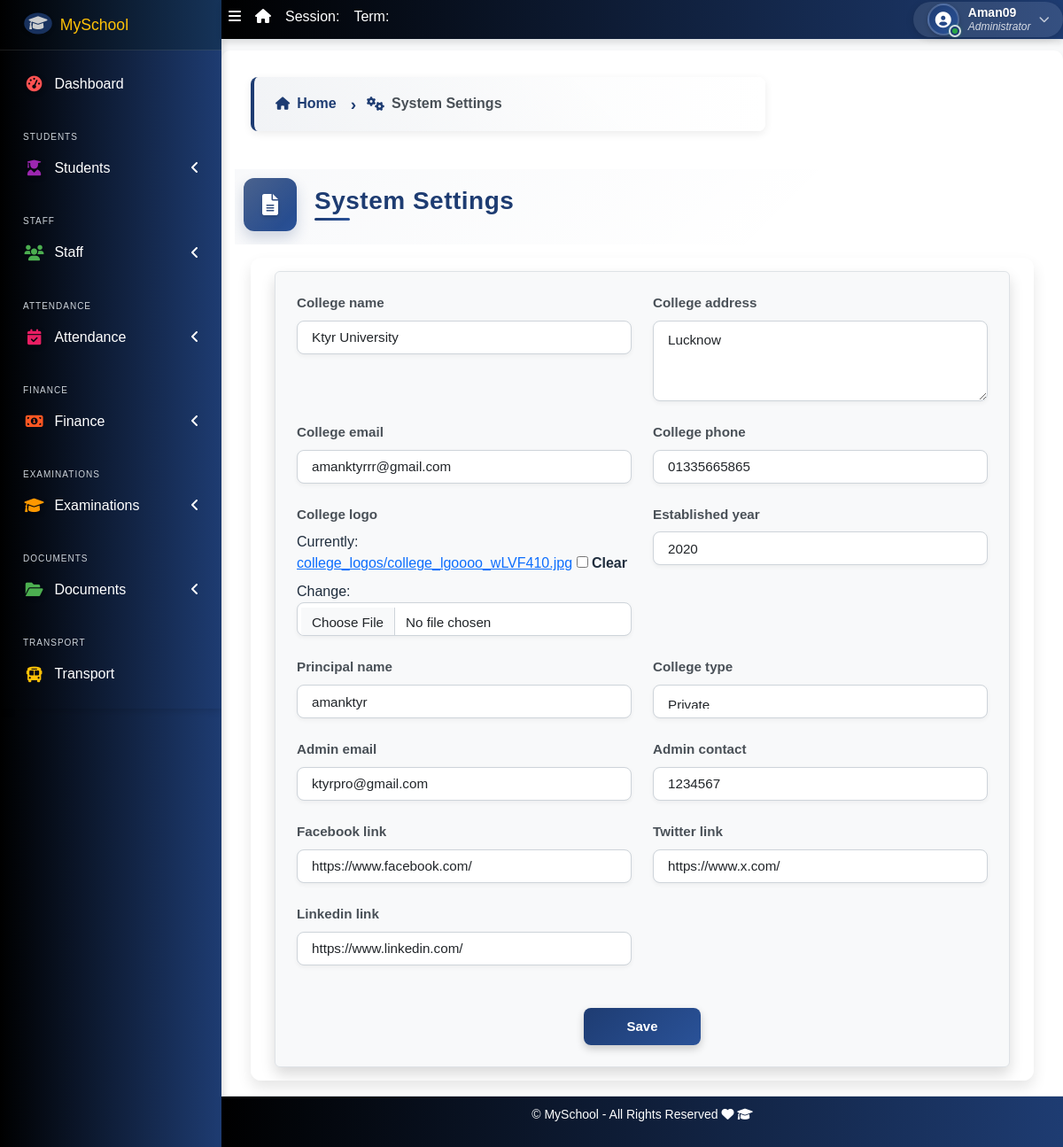
Page /dashboard/site-config (signed in) on the committed database.
### apps/corecode/models.py (models this page shows, shortened)
class CollegeProfile(models.Model):
    college_name = models.CharField(max_length=255)
    college_address = models.TextField()
    college_email = models.EmailField()
    college_phone = models.CharField(max_length=15)
    college_logo = models.ImageField(upload_to='college_logos/', blank=True, null=True)
    established_year = models.PositiveIntegerField()
    principal_name = models.CharField(max_length=255)
    college_type = models.CharField(max_length=50, choices=[
        ('Government', 'Government'),
        ('Private', 'Private'),
        ('Semi-Government', 'Semi-Government'),
    ])
    admin_email = models.EmailField()
    admin_contact = models.CharField(max_length=15)
    facebook_link = models.URLField(blank=True, null=True)
    twitter_link = models.URLField(blank=True, null=True)
    linkedin_link = models.URLField(blank=True, null=True)

### apps/corecode/views.py (the view)
# urls.py: path("site-config", views.site_config_view, name="configs"),  # Corrected view
@login_required
@admin_required
def site_config_view(request):
    profile = CollegeProfile.objects.first()
    if request.method == 'POST':
        form = CollegeProfileForm(request.POST, request.FILES, instance=profile)
        if form.is_valid():
            form.save()
            return redirect('college_profile')
    else:
        form = CollegeProfileForm(instance=profile)
    return render(request, 'corecode/siteconfig.html', {'form': form, 'title': 'Site Configuration'})

### apps/corecode/forms.py
class CollegeProfileForm(forms.ModelForm):
    class Meta:
        model = CollegeProfile
        fields = [
            'college_name', 'college_address', 'college_email', 'college_phone',
            'college_logo', 'established_year', 'principal_name', 'college_type',
            'admin_email', 'admin_contact', 'facebook_link', 'twitter_link', 'linkedin_link'
        ]
        widgets = {
            'college_address': forms.Textarea(attrs={'rows': 3}),
        }

### apps/corecode/views.py (called while the page is built)
def admin_required(view_func):
    @wraps(view_func)
    def _wrapped_view(request, *args, **kwargs):
        if not request.user.is_superuser:
            messages.error(request, "Access denied. Only administrators can access this page.")
            return render(request, '403.html', status=403)
        return view_func(request, *args, **kwargs)
    return _wrapped_view

### apps/corecode/templates/corecode/siteconfig.html (shortened to what this page needs)
{% extends 'base.html' %}
{% load widget_tweaks %}
{% block breadcrumb-left %}
<div class="breadcrumb-container">
  <nav aria-label="breadcrumb">
    <ol class="breadcrumb breadcrumb-chevron">
      <li class="breadcrumb-item">
        <a href="{% url 'home' %}" class="text-decoration-none fw-bold">
          <i class="fas fa-home"></i> Home
        </a>
      </li>
      <li class="breadcrumb-item active" aria-current="page">
        <i class="fas fa-cogs"></i> System Settings
      </li>
    </ol>
  </nav>
</div>
{% endblock breadcrumb-left %}
{% block title %}System Settings{% endblock title %}
{% block content %}
<div class="container ">
  <form method="POST" enctype="multipart/form-data" class="p-4 border rounded bg-light shadow" id="siteConfigForm">
    <div class="row">
      {% for field in form %}
        <div class="col-md-6 mb-3">
          <label class="form-label font-weight-bold">{{ field.label }}</label>
          {{ field|add_class:"form-control" }}
        </div>
      {% endfor %}
    </div>
    <div class="text-center mt-4">
      <button type="submit" class="btn btn-primary px-5">Save</button>
    </div>
  </form>
</div>
{% endblock content %}

### templates/base.html (shortened to what this page needs)
{% load static %}
<!DOCTYPE html>
<html lang="en">
<head>
  <link rel="stylesheet" href="{% static 'dist/css/preload.css' %}">
  <link rel="stylesheet" href="{% static 'plugins/fontawesome-free/css/all.min.css' %}">
  <link rel="stylesheet" href="{% static 'plugins/toastr/toastr.min.css' %}">
<link rel="stylesheet" href="https://cdn.jsdelivr.net/npm/bootstrap-icons/font/bootstrap-icons.css">
    <link rel="stylesheet" href="https://cdnjs.cloudflare.com/ajax/libs/font-awesome/6.5.0/css/all.min.css">
  <link rel="stylesheet"
    href="{% static 'plugins/overlayScrollbars/css/OverlayScrollbars.min.css' %}">
  <link rel="stylesheet" href="{% static 'plugins/Datatables/datatables.min.css' %}" />
  <link rel="stylesheet" href="{% static 'dist/css/adminlte.min.css' %}">
  <link rel="stylesheet" href="https://cdnjs.cloudflare.com/ajax/libs/font-awesome/6.0.0-beta3/css/all.min.css">
  <link rel="stylesheet" href="https://cdn.jsdelivr.net/npm/bootstrap@5.3.0/dist/css/bootstrap.min.css">
  <link rel="stylesheet" href="{% static 'dist/css/style.css' %}">
  <link rel="stylesheet" href="{% static 'dist/css/sidebar-fix.css' %}">
</head>
<body class="hold-transition sidebar-mini layout-fixed layout-navbar-fixed layout-footer-fixed">
  <div class="wrapper">
    <nav class="main-header navbar navbar-expand navbar-dark">
      <ul class="navbar-nav">
        <li class="nav-item">
          <a class="nav-link" data-widget="pushmenu" href="#" role="button"><i
              class="fas fa-bars"></i></a>
        </li>
        <li class="nav-item d-none d-sm-inline-block">
          <a href="{% url 'home' %} " class="nav-link"><i class="fa fa-home"></i></a>
        </li>
        <li class="nav-item d-none d-sm-inline-block">
          <a href="{% url 'current-session' %}" class="nav-link">Session: {{ current_session }}</a>
        </li>
        <li class="nav-item d-none d-sm-inline-block">
          <a href="{% url 'current-session' %}" class="nav-link">Term: {{ current_term }}</a>
        </li>
      </ul>
      <ul class="navbar-nav ml-auto">
        <li class="nav-item dropdown user-menu position-static position-md-relative">
          <a class="nav-link dropdown-toggle user-dropdown-toggle" href="#" role="button" data-bs-toggle="dropdown" aria-expanded="false" id="userDropdown">
            <div class="user-avatar-container">
              <div class="user-avatar">
                <i class="fas fa-user-circle"></i>
              </div>
              <span class="user-status-indicator online" title="Online"></span>
            </div>
            <div class="user-info d-none d-md-inline-block">
              <span class="user-name">{{ request.user.username }}</span>
              <span class="user-role">{% if request.user.is_superuser %}Administrator{% else %}Staff{% endif %}</span>
            </div>
            <i class="fas fa-chevron-down user-dropdown-icon d-none d-md-inline-block"></i>
          </a>
        </li>
      </ul>
    </nav>
    <aside class="main-sidebar sidebar-dark-primary">
      <a href="{% url 'home' %}" class="brand-link d-flex align-items-center">
        {% if profile.college_logo %}
        <img src="{{ profile.college_logo.url }}" alt="College Logo" class="brand-image img-circle elevation-3" style="opacity: .8; margin-right: 10px; max-height: 33px;">
        {% else %}
        <i class="fas fa-graduation-cap brand-image img-circle elevation-3" style="opacity: .8; margin-right: 10px; background-color: #1E3C72; color: #fff; padding: 5px; font-size: 16px;"></i>
        {% endif %}
        <span class="brand-text font-weight-light">{{ profile.college_name | default:"MySchool" }}</span>
      </a>
<div class="sidebar">
  <nav class="mt-2">
      <ul class="nav nav-pills nav-sidebar flex-column" data-widget="treeview" role="menu" data-accordion="false">
          <li class="nav-item">
              <a href="{% url 'home' %}" class="nav-link {% if request.resolver_match.url_name == 'home' %}active{% endif %}">
                  <i class="nav-icon fas fa-tachometer-alt" style="color: #ff5733; text-shadow: 2px 2px 5px rgba(0, 0, 0, 0.3);"></i>
                  <p>Dashboard</p>
              </a>
          </li>
          <li class="nav-header">Students</li>
          <li class="nav-item has-treeview  ">
              <a href="#" class="nav-link  " >
                  <i class="nav-icon fas fa-user-graduate" style="color: #3399ff; text-shadow: 2px 2px 5px rgba(0, 0, 0, 0.3);"></i>
                  <p>Students<i class="fas fa-angle-left right"></i></p>
              </a>
          </li>
          <li class="nav-header">Staff</li>
          <li class="nav-item has-treeview  {% if request.resolver_match.namespace == None and request.resolver_match.url_name in 'staff-list non-teaching-staffs-list' %}menu-open{% endif %}">
              <a href="#" class="nav-link">
                  <i class="nav-icon fas fa-users" style="color: #9933ff;"></i>
                  <p>Staff<i class="fas fa-angle-left right"></i></p>
              </a>
          </li>
          <li class="nav-header">Attendance</li>
            <li class="nav-item has-treeview {% if request.resolver_match.namespace == 'attendance' %}menu-open{% endif %}">
                <a href="#" class="nav-link">
                    <i class="nav-icon fas fa-calendar-check" style="color: #ffcc00; text-shadow: 2px 2px 5px rgba(0, 0, 0, 0.3);"></i>
                    <p>Attendance<i class="fas fa-angle-left right"></i></p>
                </a>
            </li>
          <li class="nav-header">Finance</li>
          <li class="nav-item has-treeview {% if request.resolver_match.namespace == 'fees' %}menu-open{% endif %}">
              <a href="#" class="nav-link">
                  <i class="nav-icon fas fa-money-bill-alt" style="color: #66ccff;"></i>
                  <p>
                      Finance
                      <i class="fas fa-angle-left right"></i>
                  </p>
              </a>
          </li>
          <li class="nav-header" >Examinations</li>
          <li class="nav-item has-treeview {% if request.resolver_match.namespace == 'exams' %}menu-open{% endif %}" title="Under Development">
              <a href="{% url 'exams:dashboard' %}" class="nav-link {% if request.resolver_match.namespace == 'exams' %}active{% endif %}">
                  <i class="nav-icon fas fa-graduation-cap" style="color: #ff9900; text-shadow: 2px 2px 5px rgba(0, 0, 0, 0.3);"></i>
                  <p>
                      Examinations
                      <i class="fas fa-angle-left right"></i>
                  </p>
              </a>
          </li>
          <li class="nav-header">Documents</li>
          <li class="nav-item has-treeview {% if request.resolver_match.namespace == 'documents' %}menu-open{% endif %}" title="Under Development">
              <a href="{% url 'documents:dashboard' %}" class="nav-link {% if request.resolver_match.namespace == 'documents' %}active{% endif %}">
                  <i class="nav-icon fas fa-folder-open" style="color: #9933ff; text-shadow: 2px 2px 5px rgba(0, 0, 0, 0.3);"></i>
                  <p>Documents<i class="fas fa-angle-left right"></i></p>
              </a>
          </li>
          <li class="nav-header">Transport</li>
          <li class="nav-item">
              <a href="{% url 'transport_list' %}" class="nav-link {% if request.resolver_match.url_name == 'transport_list' %}active{% endif %}">
                  <i class="nav-icon fas fa-bus" style="color: #007bff;"></i>
                  <p>Transport</p>
              </a>
          </li>
          <li class="nav-header">Notice Board</li>
      </ul>
  </nav>
</div>
    </aside>
    <div class="content-wrapper">
      <section class="content-header">
        <div class="container-fluid">
          <div class="row mb-1">
            <div class="col-sm-8">
              {% block breadcrumb-left %}{% endblock breadcrumb-left %}
            </div>
            <div class="col-sm-4">
            </div>
          </div>
        </div>
      </section>
      <div class="page-title-section">
        <div class="container-fluid">
          <div class="row align-items-center">
            <div class="col-md-8">
              <div class="page-title-container">
                <div class="page-title-icon">
                  <i class="{% block title-icon %}fas fa-file-alt{% endblock title-icon %}"></i>
                </div>
                <div class="page-title-content">
                  <h1 class="page-title">{% block title %}{% endblock title %}</h1>
                </div>
              </div>
            </div>
          </div>
        </div>
      </div>
      <section class="content">
        <div class="container-fluid">
          <div class="row">
            <div class="col-md-12">
              {% block fullcard %}
              <div class="card">
                <div class="card-body">
                  <div class="row">
                    <div class="col">
                      {% block content %}
                      {% endblock content %}
                    </div>
                  </div>
                </div>
              </div>
              {% endblock fullcard %}
            </div>
          </div>
        </div>
      </section>
    </div>
    <footer class="main-footer">
      <p>&copy; {{ profile.college_name | default:"MySchool" }} - All Rights Reserved
      <i class="fas fa-heart"></i>
      <i class="fas fa-graduation-cap"></i></p>
    </footer>
  </div>
</body>
</html>

### templates/base.html (style rules this page uses)
body { visibility: hidden; font-family: 'Poppins', sans-serif !important; background-color: #1E3C72 !important; margin: 0 !important; padding: 0 !important; height: 100% !important; overflow-x: hidden !important; color: #fff !important; }
.navbar { background: #1E3C72 !important; color: #fff !important; }
.sidebar, .main-sidebar { background: #1E3C72 !important; color: #fff !important; }

### rows in the picture
CollegeProfile: form "Ktyr University" "Lucknow" "amanktyrrr@gmail.com" "01335665865" "2020" "amanktyr" "Private" "ktyrpro@gmail.com" "1234567" "https://www.facebook.com/" "https://www.x.com/" "https://www.linkedin.com/"

### other values in the picture
{{ request.user.username }} "Aman09"
{{ profile.college_name | default:"MySchool" }} "MySchool"
{{ field.label }} "College name" "College address" "College email" "College phone" "College logo" "Established year" "Principal name" "College type" "Admin email" "Admin contact" "Facebook link" "Twitter link" "Linkedin link"
